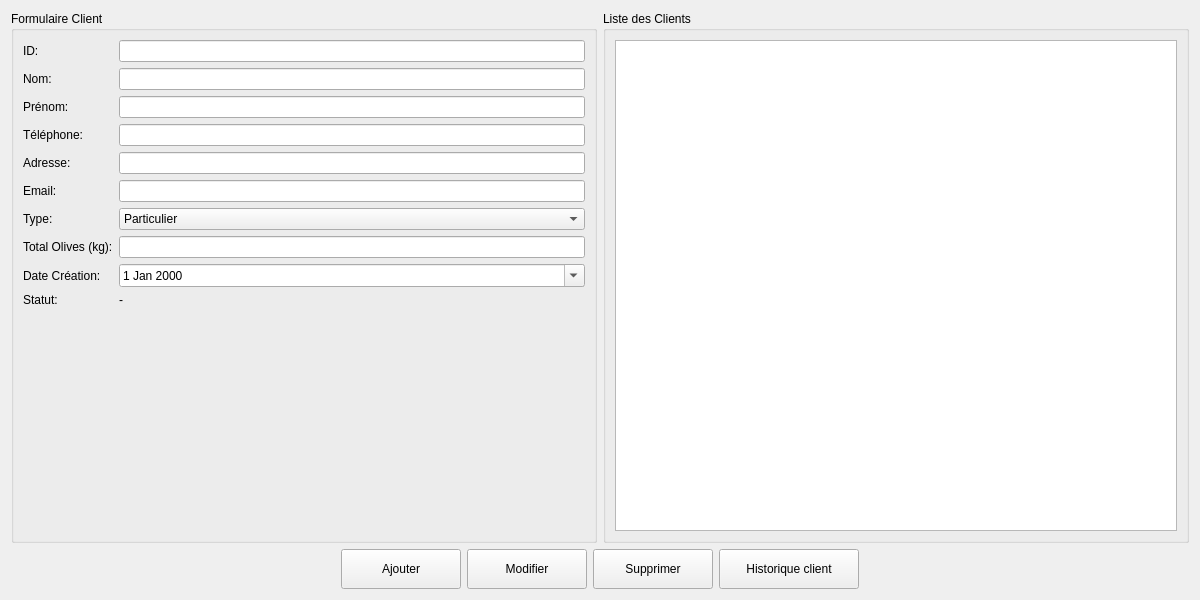
<?xml version="1.0" encoding="UTF-8"?>
<ui version="4.0">
 <class>GestionClientsWidget</class>
 <widget class="QWidget" name="GestionClientsWidget">
  <property name="geometry">
   <rect>
    <x>0</x>
    <y>0</y>
    <width>1200</width>
    <height>600</height>
   </rect>
  </property>
  <property name="windowTitle">
   <string>Gestion des Clients</string>
  </property>
  <layout class="QVBoxLayout" name="verticalLayout">
   <item>
    <layout class="QHBoxLayout" name="horizontalLayout">
     <item>
      <widget class="QGroupBox" name="groupBox_formulaire">
       <property name="title">
        <string>Formulaire Client</string>
       </property>
       <layout class="QFormLayout" name="formLayout">
        <item row="0" column="0">
         <widget class="QLabel" name="label_id">
          <property name="text">
           <string>ID:</string>
          </property>
         </widget>
        </item>
        <item row="0" column="1">
         <widget class="QLineEdit" name="lineEdit_id">
          <property name="readOnly">
           <bool>false</bool>
          </property>
         </widget>
        </item>
        <item row="1" column="0">
         <widget class="QLabel" name="label_nom">
          <property name="text">
           <string>Nom:</string>
          </property>
         </widget>
        </item>
        <item row="1" column="1">
         <widget class="QLineEdit" name="lineEdit_nom"/>
        </item>
        <item row="2" column="0">
         <widget class="QLabel" name="label_prenom">
          <property name="text">
           <string>Prénom:</string>
          </property>
         </widget>
        </item>
        <item row="2" column="1">
         <widget class="QLineEdit" name="lineEdit_prenom"/>
        </item>
        <item row="3" column="0">
         <widget class="QLabel" name="label_tel">
          <property name="text">
           <string>Téléphone:</string>
          </property>
         </widget>
        </item>
        <item row="3" column="1">
         <widget class="QLineEdit" name="lineEdit_tel"/>
        </item>
        <item row="4" column="0">
         <widget class="QLabel" name="label_adresse">
          <property name="text">
           <string>Adresse:</string>
          </property>
         </widget>
        </item>
        <item row="4" column="1">
         <widget class="QLineEdit" name="lineEdit_adresse"/>
        </item>
        <item row="5" column="0">
         <widget class="QLabel" name="label_email">
          <property name="text">
           <string>Email:</string>
          </property>
         </widget>
        </item>
        <item row="5" column="1">
         <widget class="QLineEdit" name="lineEdit_email"/>
        </item>
        <item row="6" column="0">
         <widget class="QLabel" name="label_type">
          <property name="text">
           <string>Type:</string>
          </property>
         </widget>
        </item>
        <item row="6" column="1">
         <widget class="QComboBox" name="comboBox_type">
          <item>
           <property name="text">
            <string>Particulier</string>
           </property>
          </item>
          <item>
           <property name="text">
            <string>Société</string>
           </property>
          </item>
          <item>
           <property name="text">
            <string>Coopérative</string>
           </property>
          </item>
         </widget>
        </item>
        <item row="7" column="0">
         <widget class="QLabel" name="label_total">
          <property name="text">
           <string>Total Olives (kg):</string>
          </property>
         </widget>
        </item>
        <item row="7" column="1">
         <widget class="QLineEdit" name="lineEdit_total"/>
        </item>
        <item row="8" column="0">
         <widget class="QLabel" name="label_date">
          <property name="text">
           <string>Date Création:</string>
          </property>
         </widget>
        </item>
        <item row="8" column="1">
         <widget class="QDateEdit" name="dateEdit_creation">
          <property name="calendarPopup">
           <bool>true</bool>
          </property>
         </widget>
        </item>
        <item row="9" column="0">
         <widget class="QLabel" name="label_statut_text">
          <property name="text">
           <string>Statut:</string>
          </property>
         </widget>
        </item>
        <item row="9" column="1">
         <widget class="QLabel" name="label_statut">
          <property name="text">
           <string>-</string>
          </property>
         </widget>
        </item>
                <item row="10" column="0">
                 <widget class="QLabel" name="label_error_spacer">
                    <property name="text">
                     <string/>
                    </property>
                 </widget>
                </item>
                <item row="10" column="1">
                 <widget class="QLabel" name="label_error_hint">
                    <property name="text">
                     <string/>
                    </property>
                    <property name="styleSheet">
                     <string notr="true">color:#d32f2f;font-weight:600;font-size:11px;</string>
                    </property>
                    <property name="wordWrap">
                     <bool>true</bool>
                    </property>
                 </widget>
                </item>
       </layout>
      </widget>
     </item>
     <item>
      <widget class="QGroupBox" name="groupBox_table">
       <property name="title">
        <string>Liste des Clients</string>
       </property>
       <layout class="QVBoxLayout" name="verticalLayout_2">
        <item>
         <widget class="QTableWidget" name="tableWidget_clients"/>
        </item>
       </layout>
      </widget>
     </item>
    </layout>
   </item>
   <item>
    <layout class="QHBoxLayout" name="horizontalLayout_buttons">
     <item>
      <spacer name="horizontalSpacer">
       <property name="orientation">
        <enum>Qt::Horizontal</enum>
       </property>
       <property name="sizeHint" stdset="0">
        <size>
         <width>40</width>
         <height>20</height>
        </size>
       </property>
      </spacer>
     </item>
     <item>
      <widget class="QPushButton" name="pushButton_ajouter">
       <property name="minimumSize">
        <size>
         <width>120</width>
         <height>40</height>
        </size>
       </property>
       <property name="text">
        <string>Ajouter</string>
       </property>
      </widget>
     </item>
     <item>
      <widget class="QPushButton" name="pushButton_modifier">
       <property name="minimumSize">
        <size>
         <width>120</width>
         <height>40</height>
        </size>
       </property>
       <property name="text">
        <string>Modifier</string>
       </property>
      </widget>
     </item>
     <item>
      <widget class="QPushButton" name="pushButton_supprimer">
       <property name="minimumSize">
        <size>
         <width>120</width>
         <height>40</height>
        </size>
       </property>
       <property name="text">
        <string>Supprimer</string>
       </property>
      </widget>
     </item>
      <item>
       <widget class="QPushButton" name="pushButton_historique">
        <property name="minimumSize">
         <size>
         <width>140</width>
         <height>40</height>
         </size>
        </property>
        <property name="text">
         <string>Historique client</string>
        </property>
       </widget>
      </item>
     <item>
      <spacer name="horizontalSpacer_2">
       <property name="orientation">
        <enum>Qt::Horizontal</enum>
       </property>
       <property name="sizeHint" stdset="0">
        <size>
         <width>40</width>
         <height>20</height>
        </size>
       </property>
      </spacer>
     </item>
    </layout>
   </item>
  </layout>
 </widget>
 <resources/>
 <connections/>
</ui>
